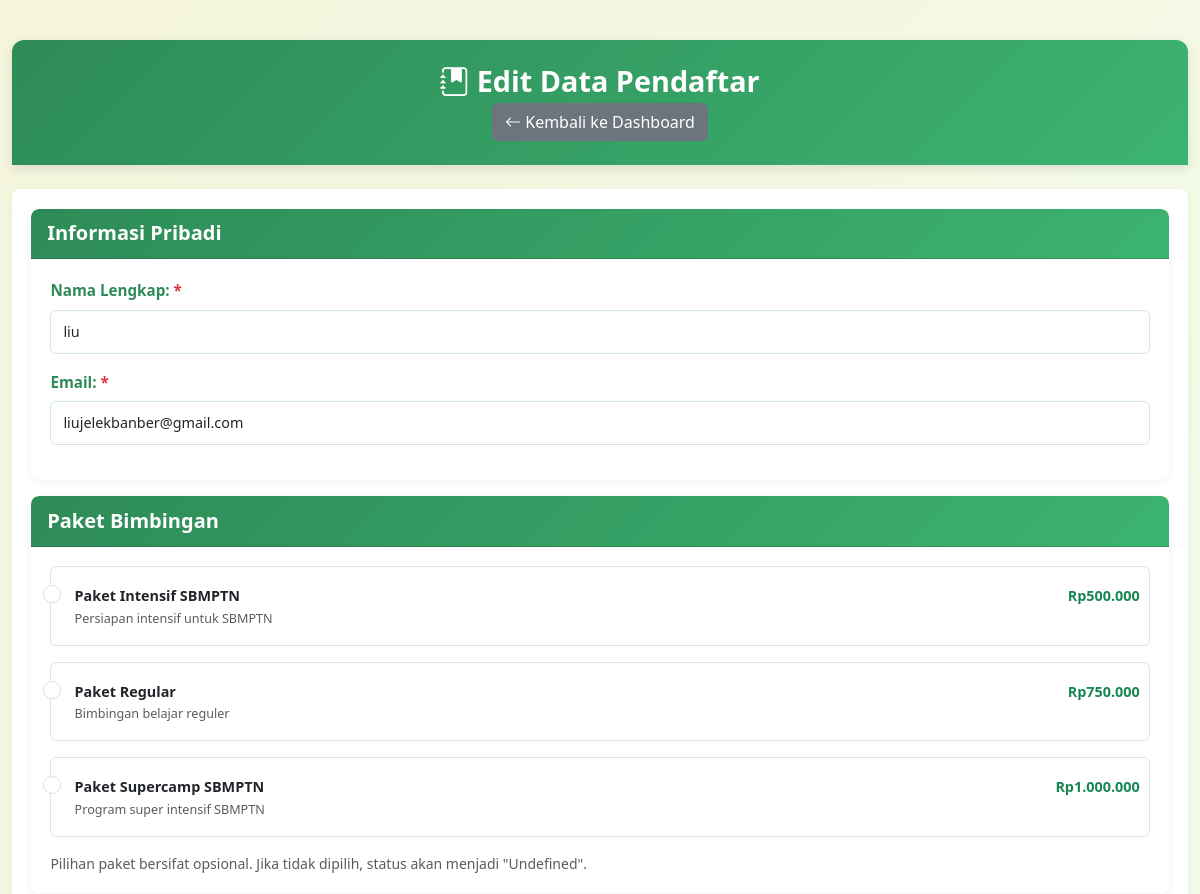
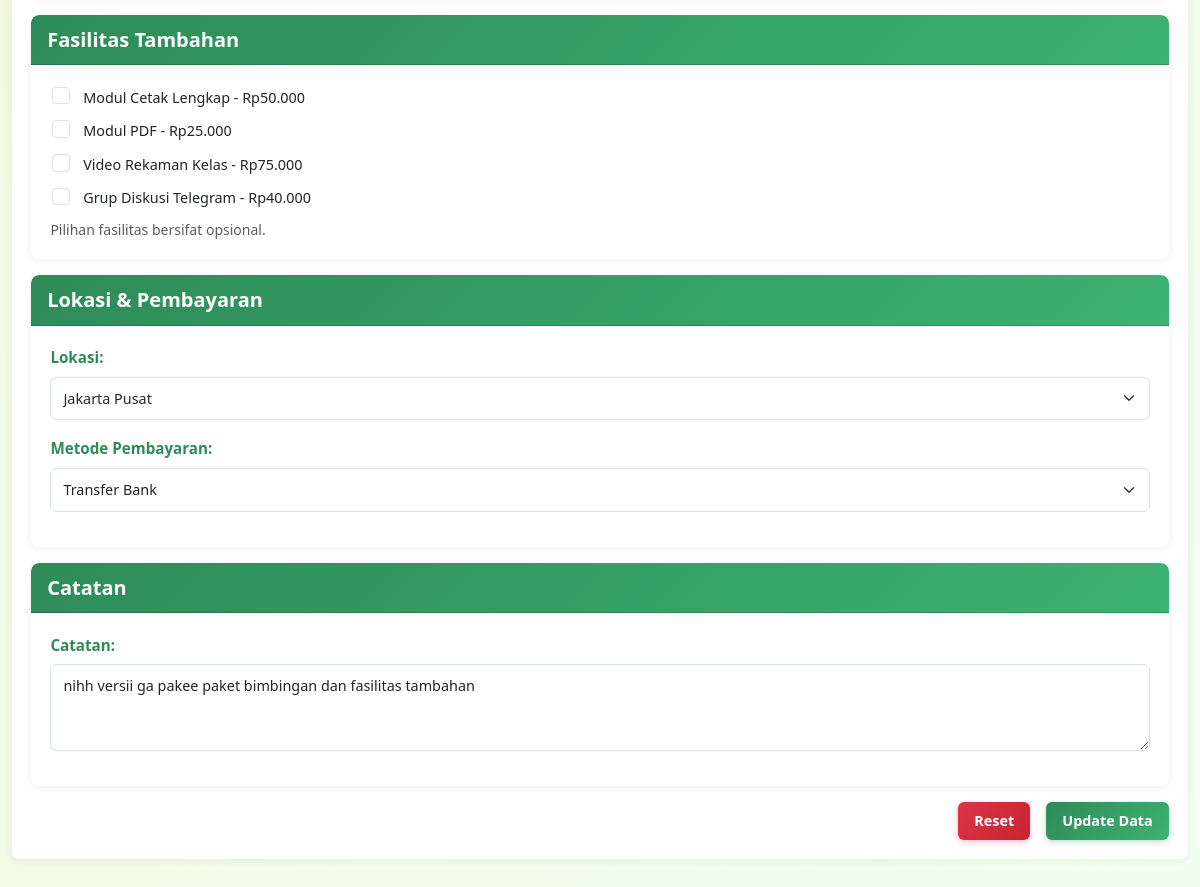
Page /edit.php?id=19 on the committed database (2 pictures, top to bottom).
### tables this page shows
CREATE TABLE `pendaftar` (
  `id` int(11) NOT NULL,
  `nama` varchar(100) NOT NULL,
  `email` varchar(100) NOT NULL,
  `paket` varchar(50) NOT NULL,
  `fasilitas` text DEFAULT NULL,
  `lokasi` varchar(50) DEFAULT NULL,
  `metode_pembayaran` varchar(50) DEFAULT NULL,
  `catatan` text DEFAULT NULL,
  `price1` int(11) DEFAULT NULL,
  `price2` int(11) DEFAULT NULL,
  `price3` int(11) DEFAULT NULL,
  `price4` int(11) DEFAULT NULL,
  `tax` int(11) DEFAULT NULL,
  `taxes` int(11) DEFAULT NULL,
  `total_biaya` int(11) DEFAULT NULL,
  `tanggal_daftar` datetime NOT NULL DEFAULT current_timestamp()
);

### edit.php (the view, shortened to what this page needs)
<?php
include 'php/koneksi.php';
$id = $_GET['id'];
$sql = "SELECT * FROM pendaftar WHERE id = $id";
$query = mysqli_query($koneksi, $sql);
$data = mysqli_fetch_assoc($query);
$fasilitasArray = [];
?>
<!DOCTYPE html>
<html lang="id">
<head>
    <link href="https://cdn.jsdelivr.net/npm/bootstrap@5.3.2/dist/css/bootstrap.min.css" rel="stylesheet">
    <link rel="stylesheet" href="https://cdn.jsdelivr.net/npm/bootstrap-icons@1.11.1/font/bootstrap-icons.css">
    <link rel="stylesheet" href="style.css">
</head>
<body>
    <div class="container mt-4">
        <div class="header text-center mb-4">
            <h1><i class="bi bi-journal-bookmark-fill"></i> Edit Data Pendaftar</h1>
            <a href="index.php" class="btn btn-secondary">
                <i class="bi bi-arrow-left"></i> Kembali ke Dashboard
            </a>
        </div>
        <div class="card">
            <div class="card-body">
                <form action="php/proses_edit.php" method="POST">
                    <div class="card mb-3">
                        <div class="card-header">
                            <h5 class="mb-0">Informasi Pribadi</h5>
                        </div>
                        <div class="card-body">
                            <div class="mb-3">
                                <label for="nama" class="form-label required">Nama Lengkap:</label>
                                <input type="text" class="form-control" id="nama" name="nama"
                                       value="<?php echo htmlspecialchars($data['nama']); ?>" required>
                            </div>
                            <div class="mb-3">
                                <label for="email" class="form-label required">Email:</label>
                                <input type="email" class="form-control" id="email" name="email"
                                       value="<?php echo htmlspecialchars($data['email']); ?>" required>
                            </div>
                        </div>
                    </div>
                    <div class="card mb-3">
                        <div class="card-header">
                            <h5 class="mb-0">Paket Bimbingan</h5>
                        </div>
                        <div class="card-body">
                            <div class="mb-3">
                                <?php
                                $packages = [
                                    'Paket Intensif SBMPTN' => '500000',
                                    'Paket Regular' => '750000',
                                    'Paket Supercamp SBMPTN' => '1000000'
                                ];
                                foreach ($packages as $pkgName => $price):
                                    $isChecked = ($data['paket'] === $pkgName) ? 'checked' : '';
                                ?>
                                <div class="form-check mb-3 p-3 border rounded">
                                    <input class="form-check-input" type="radio" name="paket"
                                           id="paket<?php echo str_replace(' ', '', $pkgName); ?>"
                                           value="<?php echo $pkgName; ?>" <?php echo $isChecked; ?>>
                                    <label class="form-check-label w-100" for="paket<?php echo str_replace(' ', '', $pkgName); ?>">
                                        <div class="d-flex justify-content-between align-items-start">
                                            <div>
                                                <strong class="d-block"><?php echo $pkgName; ?></strong>
                                                <small class="text-muted">
                                                    <?php echo $pkgName === 'Paket Intensif SBMPTN' ? 'Persiapan intensif untuk SBMPTN' :
                                                          ($pkgName === 'Paket Regular' ? 'Bimbingan belajar reguler' : 'Program super intensif SBMPTN'); ?>
                                                </small>
                                            </div>
                                            <span class="fw-bold text-success">Rp<?php echo number_format($price, 0, ',', '.'); ?></span>
                                        </div>
                                    </label>
                                </div>
                                <?php endforeach; ?>
                            </div>
                            <div class="text-muted small">Pilihan paket bersifat opsional. Jika tidak dipilih, status akan menjadi "Undefined".</div>
                        </div>
                    </div>
                    <div class="card mb-3">
                        <div class="card-header">
                            <h5 class="mb-0">Fasilitas Tambahan</h5>
                        </div>
                        <div class="card-body">
                            <?php
                            $facilitiesList = [
                                'Modul Cetak Lengkap' => '50000',
                                'Modul PDF' => '25000',
                                'Video Rekaman Kelas' => '75000',
                                'Grup Diskusi Telegram' => '40000'
                            ];
                            foreach ($facilitiesList as $facility => $price):
                                $isChecked = in_array($facility, $fasilitasArray) ? 'checked' : '';
                            ?>
                            <div class="facility-option mb-2">
                                <div class="form-check">
                                    <input class="form-check-input" type="checkbox" name="fasilitas[]"
                                           id="<?php echo str_replace(' ', '', $facility); ?>"
                                           value="<?php echo $facility; ?>" <?php echo $isChecked; ?>>
                                    <label class="form-check-label" for="<?php echo str_replace(' ', '', $facility); ?>">
                                        <?php echo $facility; ?> - Rp<?php echo number_format($price, 0, ',', '.'); ?>
                                    </label>
                                </div>
                            </div>
                            <?php endforeach; ?>
                            <div class="text-muted small mt-2">Pilihan fasilitas bersifat opsional.</div>
                        </div>
                    </div>
                    <div class="card mb-3">
                        <div class="card-header">
                            <h5 class="mb-0">Lokasi & Pembayaran</h5>
                        </div>
                        <div class="card-body">
                            <div class="mb-3">
                                <label for="lokasi" class="form-label">Lokasi:</label>
                                <select class="form-select" id="lokasi" name="lokasi">
                                    <option value="Jakarta Pusat" <?php echo $data['lokasi'] == 'Jakarta Pusat' ? 'selected' : ''; ?>>Jakarta Pusat</option>
                                </select>
                            </div>
                            <div class="mb-3">
                                <label for="metode_pembayaran" class="form-label">Metode Pembayaran:</label>
                                <select class="form-select" id="metode_pembayaran" name="metode_pembayaran">
                                    <option value="Transfer Bank" <?php echo $data['metode_pembayaran'] == 'Transfer Bank' ? 'selected' : ''; ?>>Transfer Bank</option>
                                </select>
                            </div>
                        </div>
                    </div>
                    <div class="card mb-3">
                        <div class="card-header">
                            <h5 class="mb-0">Catatan</h5>
                        </div>
                        <div class="card-body">
                            <div class="mb-3">
                                <label for="catatan" class="form-label">Catatan:</label>
                                <textarea class="form-control" id="catatan" name="catatan" rows="3"><?php echo htmlspecialchars($data['catatan']); ?></textarea>
                            </div>
                        </div>
                    </div>
                    <div class="d-grid gap-2 d-md-flex justify-content-md-end">
                        <button type="reset" class="btn btn-reset me-md-2">Reset</button>
                        <button type="submit" class="btn btn-primary" name="submit">Update Data</button>
                    </div>
                </form>
            </div>
        </div>
    </div>
</body>
</html>

### style.css (style rules this page uses)
:root { --primary-color: #2E8B57; --secondary-color: #3CB371; --accent-color: #F5F5DC; --text-color: #2F4F4F; --light-color: #F0FFF0; --error-color: #dc3545; --success-color: #198754; --card-color: #FFFFFF; --reset-color: #dc3545; --reset-hover: #c82333; }
* { margin: 0; padding: 0; box-sizing: border-box; }
body { background: linear-gradient(135deg, #F5F5DC 0%, #F0FFF0 100%); color: var(--text-color); font-family: 'Segoe UI', Tahoma, Geneva, Verdana, sans-serif; min-height: 100vh; display: flex; flex-direction: column; padding: 1rem 0; }
.header { background: linear-gradient(135deg, var(--primary-color), var(--secondary-color)); color: white; padding: 1.5rem; border-radius: 12px 12px 0 0; box-shadow: 0 4px 12px rgba(0, 0, 0, 0.1); margin-bottom: 0; }
.header h1 { font-size: 1.8rem; font-weight: 700; margin-bottom: 0.3rem; }
.form-label { font-weight: 600; color: var(--primary-color); margin-bottom: 0.5rem; font-size: 0.95rem; }
.btn-primary { background: linear-gradient(135deg, var(--primary-color), var(--secondary-color)); border: none; border-radius: 6px; padding: 8px 16px; font-weight: 600; font-size: 0.9rem; box-shadow: 0 2px 6px rgba(46, 139, 87, 0.3); color: white; transition: all 0.3s ease; }
.btn-reset { background: linear-gradient(135deg, var(--reset-color), var(--reset-hover)); border: none; border-radius: 6px; color: white; padding: 8px 16px; font-weight: 600; font-size: 0.9rem; box-shadow: 0 2px 6px rgba(220, 53, 69, 0.3); transition: all 0.3s ease; }
.card { border: none; border-radius: 8px; box-shadow: 0 2px 8px rgba(0, 0, 0, 0.06); transition: all 0.3s ease; background-color: var(--card-color); overflow: hidden; margin-bottom: 1rem; }
.card-header { background: linear-gradient(135deg, var(--primary-color), var(--secondary-color)); color: white; border-radius: 8px 8px 0 0 !important; padding: 0.8rem 1rem; font-weight: 600; font-size: 1rem; }
.card-body { padding: 1.2rem; }
.required::after { content: " *"; color: var(--error-color); }
.form-control, .form-select { border-radius: 6px; padding: 10px 12px; border: 1px solid #D1E7DD; transition: all 0.3s ease; font-size: 0.9rem; }
.form-check-input { width: 1.1em; height: 1.1em; margin-top: 0.15em; }
.form-check-label { margin-left: 0.5em; font-size: 0.9rem; }
h1, h2, h3, h4, h5, h6 { font-weight: 700; }
.form-check { padding-left: 1.6em; margin-bottom: 0.6rem; transition: all 0.2s ease; }
.container { max-width: 1200px; }

### rows in the picture
pendaftar: nama "liu", email "liujelekbanber@gmail.com", lokasi "Jakarta Pusat", metode_pembayaran "Transfer Bank", catatan "nihh versii ga pakee paket bimbingan dan fasilitas tambahan"

### other values in the picture
$pkgName "Paket Intensif SBMPTN"
$price "500.000"
$pkgName "Paket Regular"
$price "750.000"
$pkgName "Paket Supercamp SBMPTN"
$price "1.000.000"
$facility "Modul Cetak Lengkap"
$price "50.000"
$facility "Modul PDF"
$price "25.000"
$facility "Video Rekaman Kelas"
$price "75.000"
$facility "Grup Diskusi Telegram"
$price "40.000"
